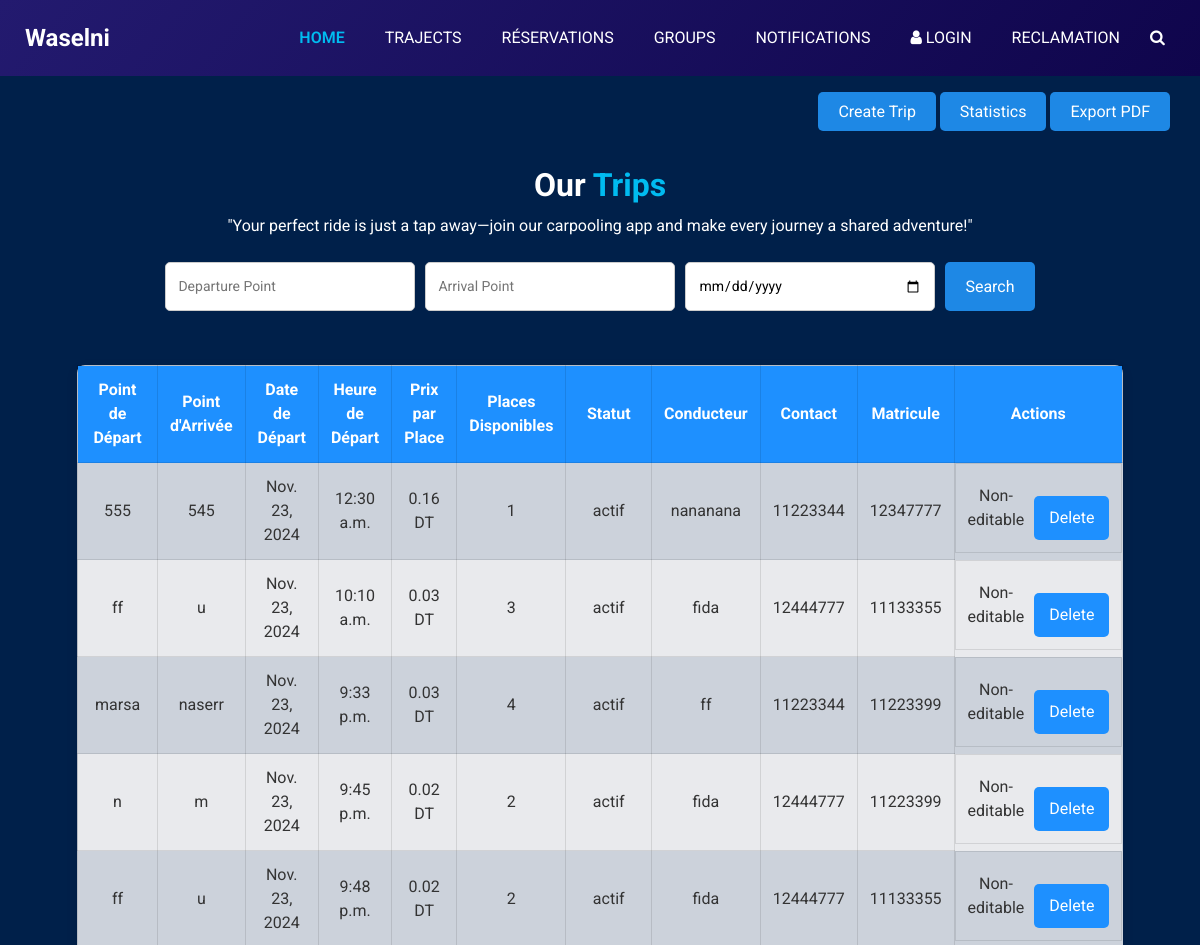
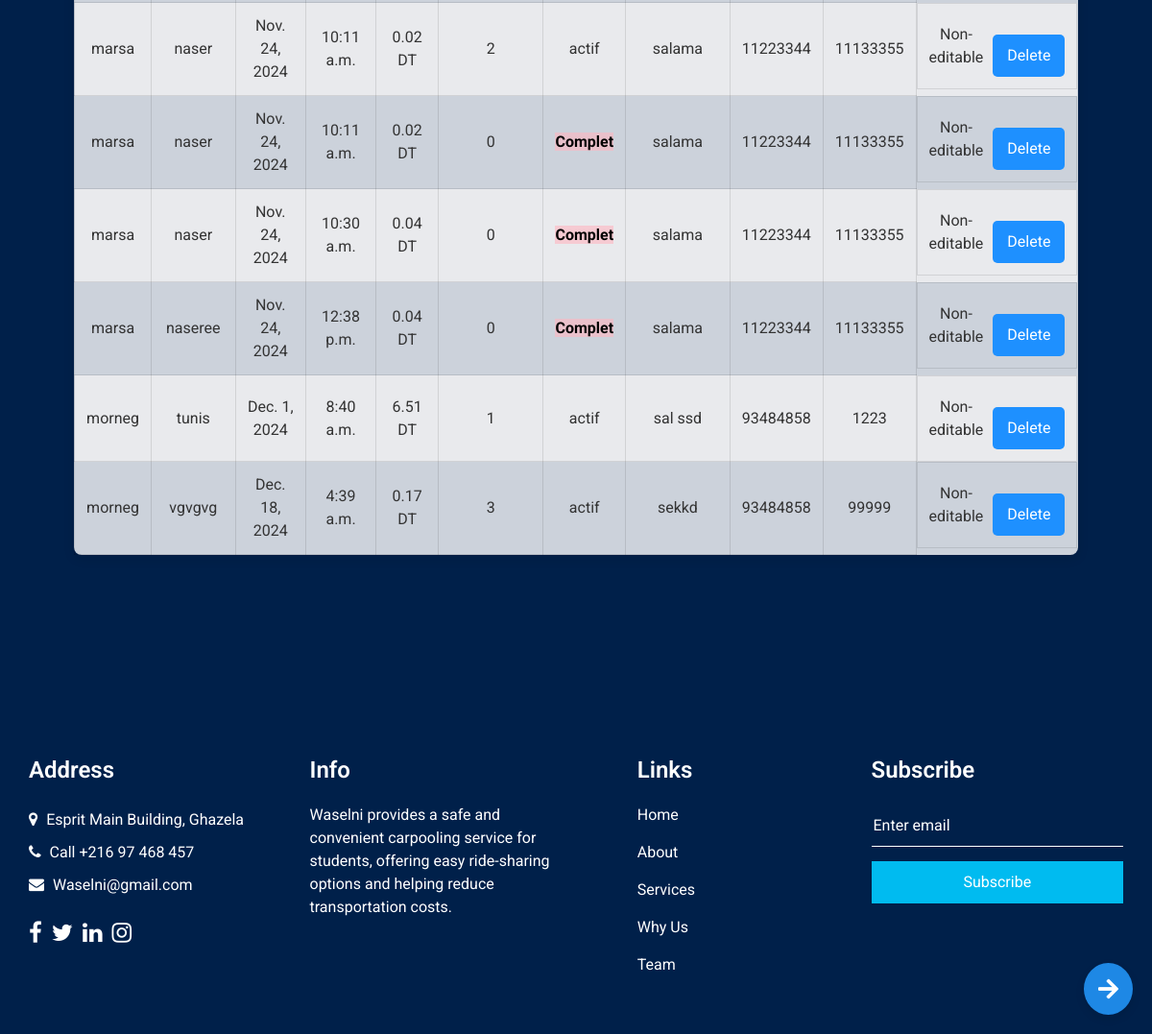
Screenshot of /trips/liste_trajets/ with the database file from the repository (2 pictures, top to bottom).
### Trip/models.py (models this page shows, shortened)
class Trajet(models.Model):
    point_depart = models.CharField(max_length=100)              # Ville de départ
    point_arrivee = models.CharField(max_length=100)             # Ville d'arrivée
    date_depart = models.DateField()                              # Date de départ
    heure_depart = models.TimeField()                             # Heure de départ
    prix_par_place = models.DecimalField(max_digits=10, decimal_places=2)  # Prix par place
    places_disponibles = models.IntegerField(validators=[MaxValueValidator(limit_value=4, message="le nombre de place doit etre inférieur ou égale à 4")])
    statut = models.CharField(max_length=20, choices=[
        ('actif', 'Actif'),
        ('complet', 'Complet'),
        ('annulé', 'Annulé')
    ])
    conducteur_nom_complet = models.CharField(max_length=200)
    conducteur_contact = models.CharField(
        max_length=8,
        validators=[
            RegexValidator(
                regex=r'^\d{8}$',
                message="Le contact du conducteur est composé de 8 chiffres."
            )
        ]
    )
    matricule = models.CharField(max_length=20)
    user = models.ForeignKey(Users, on_delete=models.CASCADE, null=True, blank=True)

### Trip/views.py (the view)
# urls.py: path('liste_trajets/', liste_trajets, name='liste_trajets'),
def liste_trajets(request):
    trajets = Trajet.objects.all().order_by('date_depart', 'heure_depart')
    today = timezone.now().date()  # Date actuelle
    point_depart = request.GET.get('point_depart', '').strip()
    point_arrivee = request.GET.get('point_arrivee', '').strip()
    date_depart = request.GET.get('date_depart', '').strip()
    if point_depart:
        trajets = trajets.filter(point_depart__icontains=point_depart)
    if point_arrivee:
        trajets = trajets.filter(point_arrivee__icontains=point_arrivee)
    if date_depart:
        trajets = trajets.filter(date_depart=date_depart)
    for trajet in trajets:
        if trajet.places_disponibles == 0:
            trajet.statut = 'complet'  # Change le statut à 'complet'
            trajet.save()
        elif trajet.places_disponibles > 0 and trajet.statut not in ['actif', 'annulé']:
            trajet.statut = 'actif'  # Change le statut à 'actif'
            trajet.save()
    return render(request, 'Trip/liste_trajets.html', {
        'trajets': trajets,
        'today': today,
        'point_depart': point_depart,
        'point_arrivee': point_arrivee,
        'date_depart': date_depart
    })

### covoiturage/templates/Trip/liste_trajets.html (shortened to what this page needs)
<!DOCTYPE html>
<html lang="fr">
<head>
  {% load static %}
  <link rel="stylesheet" href="https://cdnjs.cloudflare.com/ajax/libs/font-awesome/5.15.4/css/all.min.css">
  <link rel="stylesheet" type="text/css" href="{% static 'css/bootstrap.css' %}">
  <link rel="stylesheet" type="text/css" href="https://cdnjs.cloudflare.com/ajax/libs/OwlCarousel2/2.3.4/assets/owl.carousel.min.css">
  <link href="{% static 'css/font-awesome.min.css' %}" rel="stylesheet">
  <link href="{% static 'css/style.css' %}" rel="stylesheet">
  <link href="{% static 'css/responsive.css' %}" rel="stylesheet">
</head>
<body class="sub_page">
    <div class="hero_area">
        <header class="header_section">
          <div class="container-fluid">
            <nav class="navbar navbar-expand-lg custom_nav-container">
              <a class="navbar-brand" href="index.html">
                <span>Waselni</span>
              </a>
              <div class="collapse navbar-collapse" id="navbarSupportedContent">
                <ul class="navbar-nav">
                  <li class="nav-item active">
                    <a class="nav-link" href="{% url 'home1' %}">Home <span class="sr-only">(current)</span></a>
                  </li>
                  <li class="nav-item">
                    <a class="nav-link" href="{% url 'trajets_disponibles' %}">Trajects</a>
                  </li>
                  <li class="nav-item">
                    <a class="nav-link" href="{% url 'user_reservations' %}">Réservations</a>
                  </li>
                  <li class="nav-item">
                    {% if user.is_authenticated %}
                      <a class="nav-link" href="{% url 'carpool_list' %}">Groups</a>
                    {% else %}
                      <a class="nav-link" href="{% url 'login1' %}">Groups</a>
                    {% endif %}
                  </li>
                  <li class="nav-item">
                    <a class="nav-link" href="{% url 'notification_list' %}">Notifications</a>
                  </li>
                  <li class="nav-item">
                    {% if user.is_authenticated %}
                      <a class="nav-link" href="{% url 'disconnect' %}"> <i class="fa fa-user" aria-hidden="true"></i> Logout</a>
                    {% else %}
                      <a class="nav-link" href="{% url 'connect' %}"> <i class="fa fa-user" aria-hidden="true"></i> Login</a>
                    {% endif %}
                  </li>
                  <li class="nav-item">
                    <a class="nav-link" href="{% url 'reclamation_create' %}">Reclamation</a>
                  </li>
                  <form class="form-inline">
                    <button class="btn my-2 my-sm-0 nav_search-btn" type="submit">
                      <i class="fa fa-search" aria-hidden="true"></i>
                    </button>
                  </form>
                </ul>
              </div>
            </nav>
          </div>
        </header>
      </div>
  <section class="about_section layout_padding">
    <div class="container">
      <div class="heading_container heading_center">
        <h2>Our <span>Trips</span></h2>
        <p>"Your perfect ride is just a tap away—join our carpooling app and make every journey a shared adventure!"</p>
      <br>
      <div class="create-trip-button">
        <a href="{% url 'creer_trajet' %}">Create Trip</a>
        <a href="{% url 'statistiques' %}">Statistics</a>
        <a href="{% url 'export_trajets' %}">Export PDF</a>
    </div>
      <form method="GET">
        <div class="search-container">
                <div class="search-container">
                    <input type="text" id="point_depart" name="point_depart" placeholder="Departure Point" value="{{ point_depart }}">
                    <input type="text" id="point_arrivee" name="point_arrivee" placeholder="Arrival Point" value="{{ point_arrivee }}">
                    <input type="date" id="date_depart" name="date_depart" value="{{ date_depart }}">
                    <button type="submit">Search</button>
                </div>
        </div>
      </form>
     <br>
      <table>
        <thead>
            <tr>
                <th>Point de Départ</th>
                <th>Point d'Arrivée</th>
                <th>Date de Départ</th>
                <th>Heure de Départ</th>
                <th>Prix par Place</th>
                <th>Places Disponibles</th>
                <th>Statut</th>
                <th>Conducteur</th>
                <th>Contact</th>
                <th>Matricule</th>
                <th>Actions</th>
            </tr>
        </thead>
        <tbody>
            {% for trajet in trajets %}
                <tr class="{% if trajet.statut == 'annulé' %}annule{% endif %}">
                    <td>{{ trajet.point_depart }}</td>
                    <td>{{ trajet.point_arrivee }}</td>
                    <td>{{ trajet.date_depart }}</td>
                    <td>{{ trajet.heure_depart }}</td>
                    <td>{{ trajet.prix_par_place }} DT</td>
                    <td>{{ trajet.places_disponibles }}</td>
                    <td>
                        {% if trajet.places_disponibles == 0 %}
                            <span class="complet">Complet</span>
                        {% else %}
                            {{ trajet.statut }}
                        {% endif %}
                    </td>
                    <td>{{ trajet.conducteur_nom_complet }}</td>
                    <td>{{ trajet.conducteur_contact }}</td>
                    <td>{{ trajet.matricule }}</td>
                    <td class="actions">
                        {% if trajet.date_depart >= today %}
                            <a href="{% url 'modifier_trajet' trajet.id %}" class="button">Modify</a>
                            <a href="{% url 'supprimer_trajet' trajet.id %}" class="button" onclick="return confirm('Êtes-vous sûr de vouloir supprimer ce trajet ?');">Delete</a>
                        {% else %}
                            <span>Non-editable</span>
                            <a href="{% url 'supprimer_trajet' trajet.id %}" class="button" onclick="return confirm('Êtes-vous sûr de vouloir supprimer ce trajet ?');">Delete</a>
                        {% endif %}
                    </td>
                </tr>
            {% empty %}
                <tr>
                    <td colspan="11" class="empty-message">Aucun trajet disponible.</td>
                </tr>
            {% endfor %}
        </tbody>
    </table>
    <a href="{% url 'creer_trajet' %}" class="pagination-arrow">
        <i class="fas fa-arrow-right"></i>
    </a>
    </div>
  </section>
    <section class="info_section layout_padding2">
      <div class="container">
        <div class="row">
          <div class="col-md-6 col-lg-3 info_col">
            <div class="info_contact">
              <h4>Address</h4>
              <div class="contact_link_box">
                <a href="#">
                  <i class="fa fa-map-marker" aria-hidden="true"></i>
                  <span>Esprit Main Building, Ghazela</span>
                </a>
                <a href="#">
                  <i class="fa fa-phone" aria-hidden="true"></i>
                  <span>Call +216 97 468 457</span>
                </a>
                <a href="#">
                  <i class="fa fa-envelope" aria-hidden="true"></i>
                  <span>Waselni@gmail.com</span>
                </a>
              </div>
            </div>
            <div class="info_social">
              <a href="#">
                <i class="fa fa-facebook" aria-hidden="true"></i>
              </a>
              <a href="#">
                <i class="fa fa-twitter" aria-hidden="true"></i>
              </a>
              <a href="#">
                <i class="fa fa-linkedin" aria-hidden="true"></i>
              </a>
              <a href="#">
                <i class="fa fa-instagram" aria-hidden="true"></i>
              </a>
            </div>
          </div>
          <div class="col-md-6 col-lg-3 info_col">
            <div class="info_detail">
              <h4>Info</h4>
              <p>Waselni provides a safe and convenient carpooling service for students, offering easy ride-sharing options and helping reduce transportation costs.</p>
            </div>
          </div>
          <div class="col-md-6 col-lg-2 mx-auto info_col">
            <div class="info_link_box">
              <h4>Links</h4>
              <div class="info_links">
                <a class="active" href="{% url 'index' %}">Home</a>
                <a href="">About</a>
                <a href="">Services</a>
                <a href="">Why Us</a>
                <a href="">Team</a>
              </div>
            </div>
          </div>
          <div class="col-md-6 col-lg-3 info_col">
            <h4>Subscribe</h4>
            <form action="#">
              <input type="email" placeholder="Enter email" required />
              <button type="submit">Subscribe</button>
            </form>
          </div>
        </div>
      </div>
    </section>
</body>
</html>

### covoiturage/static/css/style.css (style rules this page uses)
body { font-family: "Open Sans", sans-serif; color: #0c0c0c; background-color: #ffffff; overflow-x: hidden; }
.layout_padding { padding: 90px 0; }
.layout_padding2 { padding: 75px 0; }
.heading_container { display: -webkit-box; display: -ms-flexbox; display: flex; -webkit-box-orient: vertical; -webkit-box-direction: normal; -ms-flex-direction: column; flex-direction: column; -webkit-box-align: start; -ms-flex-align: start; align-items: flex-start; }
.heading_container h2 { position: relative; font-weight: bold; margin-bottom: 0; }
.heading_container h2 span { color: #00bbf0; }
.heading_container p { margin-top: 10px; margin-bottom: 0; }
.heading_container.heading_center { -webkit-box-align: center; -ms-flex-align: center; align-items: center; text-align: center; }
a, a:hover, a:focus { text-decoration: none; }
.btn, .btn:focus { outline: none !important; -webkit-box-shadow: none; box-shadow: none; }
.hero_area { position: relative; min-height: 100vh; display: -webkit-box; display: -ms-flexbox; display: flex; -webkit-box-orient: vertical; -webkit-box-direction: normal; -ms-flex-direction: column; flex-direction: column; }
.sub_page .hero_area { min-height: auto; background: linear-gradient(130deg, #231a6f, #0f054c); }
.header_section { padding: 15px 0; }
.header_section .container-fluid { padding-right: 25px; padding-left: 25px; }
.navbar-brand span { font-weight: bold; font-size: 24px; color: #ffffff; }
.custom_nav-container { padding: 0; }
.custom_nav-container .navbar-nav { margin-left: auto; }
.custom_nav-container .navbar-nav .nav-item .nav-link { padding: 5px 20px; color: #ffffff; text-align: center; text-transform: uppercase; border-radius: 5px; -webkit-transition: all 0.3s; transition: all 0.3s; }
.custom_nav-container .navbar-nav .nav-item:hover .nav-link, .custom_nav-container .navbar-nav .nav-item.active .nav-link { color: #00bbf0; }
.custom_nav-container .navbar-nav .nav-item.active .nav-link { font-weight: 600; }
.custom_nav-container .nav_search-btn { width: 35px; height: 35px; padding: 0; border: none; color: #ffffff; }
.about_section { background-color: #00204a; color: #ffffff; }
.about_section .heading_container { margin-bottom: 45px; }
.info_section { background-color: #00204a; color: #ffffff; padding: 45px 0 15px 0; }
.info_section h4 { font-weight: 600; margin-bottom: 20px; }
.info_section .info_col { margin-bottom: 30px; }
.info_section .info_contact .contact_link_box { display: -webkit-box; display: -ms-flexbox; display: flex; -webkit-box-orient: vertical; -webkit-box-direction: normal; -ms-flex-direction: column; flex-direction: column; }
.info_section .info_contact .contact_link_box a { margin: 5px 0; color: #ffffff; }
.info_section .info_contact .contact_link_box a i { margin-right: 5px; }
.info_section .info_social { display: -webkit-box; display: -ms-flexbox; display: flex; margin-top: 20px; margin-bottom: 10px; }
.info_section .info_social a { display: -webkit-box; display: -ms-flexbox; display: flex; -webkit-box-pack: center; -ms-flex-pack: center; justify-content: center; -webkit-box-align: center; -ms-flex-align: center; align-items: center; color: #ffffff; border-radius: 100%; margin-right: 10px; font-size: 24px; }
.info_section .info_links { display: -webkit-box; display: -ms-flexbox; display: flex; -webkit-box-orient: vertical; -webkit-box-direction: normal; -ms-flex-direction: column; flex-direction: column; -ms-flex-wrap: wrap; flex-wrap: wrap; }
.info_section .info_links a { display: -webkit-box; display: -ms-flexbox; display: flex; -webkit-box-align: center; -ms-flex-align: center; align-items: center; margin-bottom: 15px; color: #ffffff; }
.info_section form input { border: none; border-bottom: 1px solid #ffffff; background-color: transparent; width: 100%; height: 45px; color: #ffffff; outline: none; }
.info_section form input::placeholder { color: #ffffff; }
.info_section form button { width: 100%; text-align: center; display: inline-block; padding: 10px 55px; background-color: #00bbf0; color: #ffffff; border-radius: 0; -webkit-transition: all 0.3s; transition: all 0.3s; border: none; margin-top: 15px; }

### covoiturage/static/css/responsive.css (style rules this page uses)
@media (min-width: 1200px) { .container { max-width: 1170px; } }

### rows the page displays
Trajet: point_depart "555", point_arrivee "545", date_depart "Nov. 23, 2024", heure_depart "12:30 a.m.", prix_par_place "0.16", places_disponibles "1", statut "actif", conducteur_nom_complet "nananana", conducteur_contact "11223344", matricule "12347777", shows "Non-editable"
Trajet: point_depart "ff", point_arrivee "u", date_depart "Nov. 23, 2024", heure_depart "10:10 a.m.", prix_par_place "0.03", places_disponibles "3", statut "actif", conducteur_nom_complet "fida", conducteur_contact "12444777", matricule "11133355", shows "Non-editable"
Trajet: point_depart "marsa", point_arrivee "naserr", date_depart "Nov. 23, 2024", heure_depart "9:33 p.m.", prix_par_place "0.03", places_disponibles "4", statut "actif", conducteur_nom_complet "ff", conducteur_contact "11223344", matricule "11223399", shows "Non-editable"
Trajet: point_depart "n", point_arrivee "m", date_depart "Nov. 23, 2024", heure_depart "9:45 p.m.", prix_par_place "0.02", places_disponibles "2", statut "actif", conducteur_nom_complet "fida", conducteur_contact "12444777", matricule "11223399", shows "Non-editable"
Trajet: point_depart "ff", point_arrivee "u", date_depart "Nov. 23, 2024", heure_depart "9:48 p.m.", prix_par_place "0.02", places_disponibles "2", statut "actif", conducteur_nom_complet "fida", conducteur_contact "12444777", matricule "11133355", shows "Non-editable"
Trajet: point_depart "marsa", point_arrivee "naser", date_depart "Nov. 24, 2024", heure_depart "10:11 a.m.", prix_par_place "0.02", places_disponibles "2", statut "actif", conducteur_nom_complet "salama", conducteur_contact "11223344", matricule "11133355", shows "Non-editable"
Trajet: point_depart "marsa", point_arrivee "naser", date_depart "Nov. 24, 2024", heure_depart "10:11 a.m.", prix_par_place "0.02", places_disponibles "0", shows "Complet", conducteur_nom_complet "salama", conducteur_contact "11223344", matricule "11133355", shows "Non-editable"
Trajet: point_depart "marsa", point_arrivee "naser", date_depart "Nov. 24, 2024", heure_depart "10:30 a.m.", prix_par_place "0.04", places_disponibles "0", shows "Complet", conducteur_nom_complet "salama", conducteur_contact "11223344", matricule "11133355", shows "Non-editable"
Trajet: point_depart "marsa", point_arrivee "naseree", date_depart "Nov. 24, 2024", heure_depart "12:38 p.m.", prix_par_place "0.04", places_disponibles "0", shows "Complet", conducteur_nom_complet "salama", conducteur_contact "11223344", matricule "11133355", shows "Non-editable"
Trajet: point_depart "morneg", point_arrivee "tunis", date_depart "Dec. 1, 2024", heure_depart "8:40 a.m.", prix_par_place "6.51", places_disponibles "1", statut "actif", conducteur_nom_complet "sal ssd", conducteur_contact "93484858", matricule "1223", shows "Non-editable"
Trajet: point_depart "morneg", point_arrivee "vgvgvg", date_depart "Dec. 18, 2024", heure_depart "4:39 a.m.", prix_par_place "0.17", places_disponibles "3", statut "actif", conducteur_nom_complet "sekkd", conducteur_contact "93484858", matricule "99999", shows "Non-editable"
